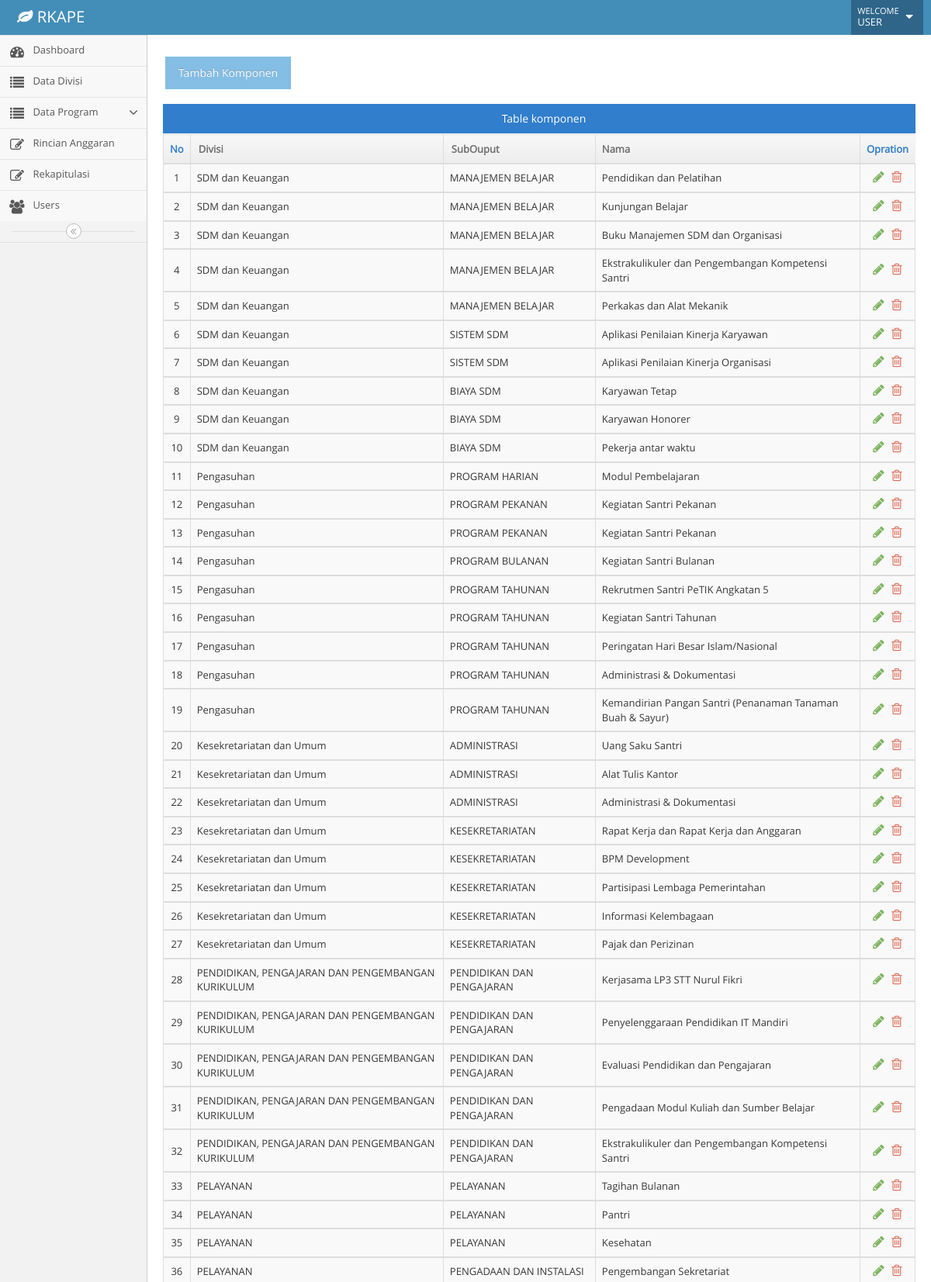
Page /index.php/komponen (upper part) on the committed database.
### tables this page shows
CREATE TABLE `komponen` (
  `id_komponen` int(11) NOT NULL,
  `nama_komponen` varchar(100) NOT NULL,
  `id_suboutput` int(11) NOT NULL
);

CREATE TABLE `divisi` (
  `id_divisi` int(11) NOT NULL,
  `nama` varchar(20) NOT NULL,
  `deskripsi` text NOT NULL
);

CREATE TABLE `suboutput` (
  `id_suboutput` int(11) NOT NULL,
  `nama_suboutput` varchar(50) NOT NULL,
  `id_divisi` int(11) NOT NULL
);

### application/libraries/Template.php (called while the page is built)
<?php if ( ! defined('BASEPATH')) exit('No direct script access allowed');
class Template {
		var $template_data = array();
		function set($name, $value)
		{
			$this->template_data[$name] = $value;
		}
		function load($template = '', $view = '' , $view_data = array(), $return = FALSE)
		{
			$this->CI =& get_instance();
			$this->set('contents', $this->CI->load->view($view, $view_data, TRUE));
			return $this->CI->load->view($template, $this->template_data, $return);
		}
}

### application/controllers/Komponen.php (called while the page is built, shortened)
<?php
class Komponen extends CI_Controller
{
	function index()
	{
		$data['record'] = $this->Model_komponen->tampilkan_komponen();
		$data['judul'] = 'Komponen';
		$data['subjudul'] = 'Data Komponen';
		$this->template->load('template','komponen/v_data',$data);
	}
}
  ?>

### index.php (called while the page is built, shortened)
<?php
require_once BASEPATH.'core/CodeIgniter.php';

### application/models/Model_komponen.php (called while the page is built, shortened)
<?php
class Model_komponen extends CI_Model
{
	function Tampilkan_komponen()
	{
		$query = "SELECT * from komponen INNER join suboutput on komponen.id_suboutput = suboutput.id_suboutput INNER JOIN divisi ON suboutput.id_divisi = divisi.id_divisi";
		return $this->db->query($query);
	}
}
 ?>

### application/views/komponen/v_data.php (the view)
<div>
<br>
<div class="hidden-sm hidden-xs action-buttons">
			<a href="<?= base_url('index.php/komponen/post'); ?>"><button class="btn btn-info" >Tambah Komponen</button></a>
		</div>
<br>
	<div class="center table-header">
		Table komponen
	</div>
	<div id="dynamic-table_wrapper" class="dataTables_wrapper form-inline no-footer">
		<table id="dynamic-table" class="table table-striped table-bordered table-hover dataTable no-footer" role="grid" aria-describedby="dynamic-table_info">
		<thead>
			<tr role="row">
				<th class="center sorting_disabled" rowspan="1" colspan="1" aria-label="">
				No
				</th>
				<th tabindex="0" aria-controls="dynamic-table" rowspan="1" colspan="1" aria-label="Update : activate to sort column descending" aria-sort="ascending">
					<i class="ace-icon bigger-110 hidden-480"></i>Divisi
				</th>
				<th tabindex="0" aria-controls="dynamic-table" rowspan="1" colspan="1" aria-label="Update : activate to sort column descending" aria-sort="ascending">
					<i class="ace-icon bigger-110 hidden-480"></i>SubOuput
				</th>
				<th tabindex="0" aria-controls="dynamic-table" rowspan="1" colspan="1" aria-label="Domain: activate to sort column ascending">Nama</th>
				<th class="center sorting_disabled" rowspan="1" colspan="1" aria-label="">Opration	</th>
			</tr>
		</thead>
		<tbody>
			<?php
			$no=1;
			foreach ($record->result() as $d): ?>
				<tr role="row" class="odd">
					<td class="center">
						<?= $no; ?>
					</td>
					<td>
						<?= $d->deskripsi; ?>
					</td>
					<td>
						<?= $d->nama_suboutput; ?>
					</td>
					<td>
						<?= $d->nama_komponen; ?>
					</td>
					<td class="center">
					<div class="hidden-sm hidden-xs action-buttons">
						<a class="green" data-rel="tooltip" title="edit" data-original-title="View" href="<?= base_url('index.php/komponen/edit/'.$d->id_komponen); ?> ">
							<i class="ace-icon fa fa-pencil bigger-130"></i>
						</a>
						<a onclick="return confirm('apakah anda yakin menghapus data ini ?')" class="red" data-rel="tooltip" title="delete" data-original-title="View" href="<?= base_url('index.php/komponen/delete/'.$d->id_komponen); ?> ">
							<i class="ace-icon fa fa-trash-o bigger-130"></i>
						</a>
					</div>
					</td>
				</tr>
			</tbody>
		<?php
		$no++;
		endforeach ?>
		</table></div>
	</div>

### application/views/template.php (style rules this page uses)
.table>tbody>tr>td { vertical-align: middle; }

### rows in the picture
komponen: divisi.deskripsi "SDM dan Keuangan", id_suboutput.nama_suboutput "MANAJEMEN BELAJAR", nama_komponen "Pendidikan dan Pelatihan"
komponen: divisi.deskripsi "SDM dan Keuangan", id_suboutput.nama_suboutput "MANAJEMEN BELAJAR", nama_komponen "Kunjungan Belajar"
komponen: divisi.deskripsi "SDM dan Keuangan", id_suboutput.nama_suboutput "MANAJEMEN BELAJAR", nama_komponen "Buku Manajemen SDM dan Organisasi"
komponen: divisi.deskripsi "SDM dan Keuangan", id_suboutput.nama_suboutput "MANAJEMEN BELAJAR", nama_komponen "Ekstrakulikuler dan Pengembangan Kompetensi Santri"
komponen: divisi.deskripsi "SDM dan Keuangan", id_suboutput.nama_suboutput "MANAJEMEN BELAJAR", nama_komponen "Perkakas dan Alat Mekanik"
komponen: divisi.deskripsi "SDM dan Keuangan", id_suboutput.nama_suboutput "SISTEM SDM", nama_komponen "Aplikasi Penilaian Kinerja Karyawan"
komponen: divisi.deskripsi "SDM dan Keuangan", id_suboutput.nama_suboutput "SISTEM SDM", nama_komponen "Aplikasi Penilaian Kinerja Organisasi"
komponen: divisi.deskripsi "SDM dan Keuangan", id_suboutput.nama_suboutput "BIAYA SDM", nama_komponen "Karyawan Tetap"
komponen: divisi.deskripsi "SDM dan Keuangan", id_suboutput.nama_suboutput "BIAYA SDM", nama_komponen "Karyawan Honorer"
komponen: divisi.deskripsi "SDM dan Keuangan", id_suboutput.nama_suboutput "BIAYA SDM", nama_komponen "Pekerja antar waktu"
komponen: divisi.deskripsi "Pengasuhan", id_suboutput.nama_suboutput "PROGRAM HARIAN", nama_komponen "Modul Pembelajaran"
komponen: divisi.deskripsi "Pengasuhan", id_suboutput.nama_suboutput "PROGRAM PEKANAN", nama_komponen "Kegiatan Santri Pekanan"
komponen: divisi.deskripsi "Pengasuhan", id_suboutput.nama_suboutput "PROGRAM PEKANAN", nama_komponen "Kegiatan Santri Pekanan"
komponen: divisi.deskripsi "Pengasuhan", id_suboutput.nama_suboutput "PROGRAM BULANAN", nama_komponen "Kegiatan Santri Bulanan"
komponen: divisi.deskripsi "Pengasuhan", id_suboutput.nama_suboutput "PROGRAM TAHUNAN", nama_komponen "Rekrutmen Santri PeTIK Angkatan 5"
komponen: divisi.deskripsi "Pengasuhan", id_suboutput.nama_suboutput "PROGRAM TAHUNAN", nama_komponen "Kegiatan Santri Tahunan"
komponen: divisi.deskripsi "Pengasuhan", id_suboutput.nama_suboutput "PROGRAM TAHUNAN", nama_komponen "Peringatan Hari Besar Islam/Nasional"
komponen: divisi.deskripsi "Pengasuhan", id_suboutput.nama_suboutput "PROGRAM TAHUNAN", nama_komponen "Administrasi & Dokumentasi"
komponen: divisi.deskripsi "Pengasuhan", id_suboutput.nama_suboutput "PROGRAM TAHUNAN", nama_komponen "Kemandirian Pangan Santri (Penanaman Tanaman Buah & Sayur)"
komponen: divisi.deskripsi "Kesekretariatan dan Umum", id_suboutput.nama_suboutput "ADMINISTRASI", nama_komponen "Uang Saku Santri"
komponen: divisi.deskripsi "Kesekretariatan dan Umum", id_suboutput.nama_suboutput "ADMINISTRASI", nama_komponen "Alat Tulis Kantor"
komponen: divisi.deskripsi "Kesekretariatan dan Umum", id_suboutput.nama_suboutput "ADMINISTRASI", nama_komponen "Administrasi & Dokumentasi"
komponen: divisi.deskripsi "Kesekretariatan dan Umum", id_suboutput.nama_suboutput "KESEKRETARIATAN", nama_komponen "Rapat Kerja dan Rapat Kerja dan Anggaran"
komponen: divisi.deskripsi "Kesekretariatan dan Umum", id_suboutput.nama_suboutput "KESEKRETARIATAN", nama_komponen "BPM Development"
komponen: divisi.deskripsi "Kesekretariatan dan Umum", id_suboutput.nama_suboutput "KESEKRETARIATAN", nama_komponen "Partisipasi Lembaga Pemerintahan"
komponen: divisi.deskripsi "Kesekretariatan dan Umum", id_suboutput.nama_suboutput "KESEKRETARIATAN", nama_komponen "Informasi Kelembagaan"
komponen: divisi.deskripsi "Kesekretariatan dan Umum", id_suboutput.nama_suboutput "KESEKRETARIATAN", nama_komponen "Pajak dan Perizinan"
komponen: divisi.deskripsi "PENDIDIKAN, PENGAJARAN DAN PENGEMBANGAN KURIKULUM", id_suboutput.nama_suboutput "PENDIDIKAN DAN PENGAJARAN", nama_komponen "Kerjasama LP3 STT Nurul Fikri"
komponen: divisi.deskripsi "PENDIDIKAN, PENGAJARAN DAN PENGEMBANGAN KURIKULUM", id_suboutput.nama_suboutput "PENDIDIKAN DAN PENGAJARAN", nama_komponen "Penyelenggaraan Pendidikan IT Mandiri"
komponen: divisi.deskripsi "PENDIDIKAN, PENGAJARAN DAN PENGEMBANGAN KURIKULUM", id_suboutput.nama_suboutput "PENDIDIKAN DAN PENGAJARAN", nama_komponen "Evaluasi Pendidikan dan Pengajaran"
komponen: divisi.deskripsi "PENDIDIKAN, PENGAJARAN DAN PENGEMBANGAN KURIKULUM", id_suboutput.nama_suboutput "PENDIDIKAN DAN PENGAJARAN", nama_komponen "Pengadaan Modul Kuliah dan Sumber Belajar"
komponen: divisi.deskripsi "PENDIDIKAN, PENGAJARAN DAN PENGEMBANGAN KURIKULUM", id_suboutput.nama_suboutput "PENDIDIKAN DAN PENGAJARAN", nama_komponen "Ekstrakulikuler dan Pengembangan Kompetensi Santri"
komponen: divisi.deskripsi "PELAYANAN", id_suboutput.nama_suboutput "PELAYANAN", nama_komponen "Tagihan Bulanan"
komponen: divisi.deskripsi "PELAYANAN", id_suboutput.nama_suboutput "PELAYANAN", nama_komponen "Pantri"
komponen: divisi.deskripsi "PELAYANAN", id_suboutput.nama_suboutput "PELAYANAN", nama_komponen "Kesehatan"
komponen: divisi.deskripsi "PELAYANAN", id_suboutput.nama_suboutput "PENGADAAN DAN INSTALASI", nama_komponen "Pengembangan Sekretariat"
